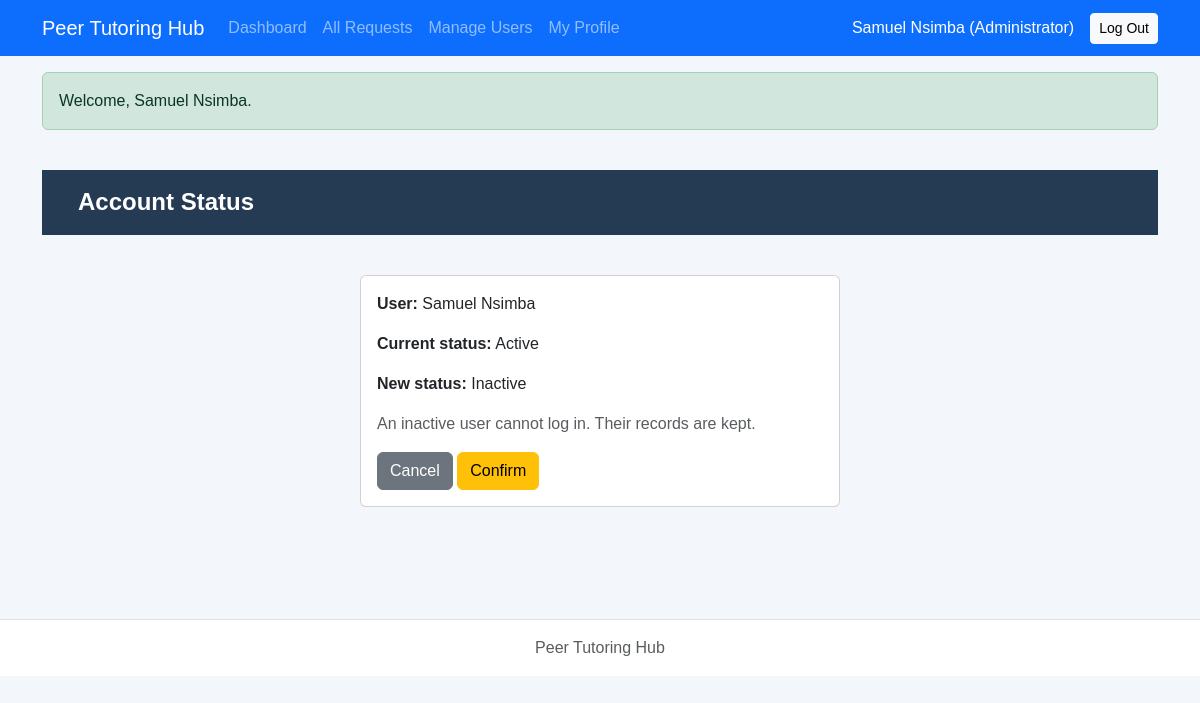
Screenshot of /php/account-status.php?user_id=1 (signed in) with the database file from the repository.
### tables this page shows
CREATE TABLE users (
    user_id       INTEGER PRIMARY KEY,
    full_name     TEXT NOT NULL,
    email         TEXT NOT NULL UNIQUE,
    password_hash TEXT NOT NULL,
    role          TEXT NOT NULL CHECK (role IN ('Student', 'Tutor', 'Administrator')),
    status        TEXT NOT NULL DEFAULT 'Active' CHECK (status IN ('Active', 'Inactive')),
    created_at    TEXT NOT NULL DEFAULT CURRENT_TIMESTAMP
);

### repositories/userPDO.php (called while the page is built, shortened)
<?php
function findUserById($pdo, $userId)
{
    $stmt = $pdo->prepare('SELECT user_id, full_name, email, password_hash, role, status, created_at FROM users WHERE user_id = ?');
    $stmt->execute([$userId]);
    return $stmt->fetch();
}
function countRequestsForUser($pdo, $userId)
{
    $stmt = $pdo->prepare('SELECT COUNT(*) FROM tutoring_requests r JOIN students s ON r.student_id = s.student_id WHERE s.user_id = ?');
    $stmt->execute([$userId]);
    return (int)$stmt->fetchColumn();
}

### services/userService.php (called while the page is built, shortened)
<?php
require_once dirname(__DIR__) . '/repositories/userPDO.php';
function publicUserFields($user)
{
    return [
        'user_id' => (int)$user['user_id'],
        'full_name' => $user['full_name'],
        'email' => $user['email'],
        'role' => $user['role'],
        'status' => $user['status'],
        'created_at' => $user['created_at'],
    ];
}
function getAccountForAdmin($pdo, $actor, $userId)
{
    $user = findUserById($pdo, (int)$userId);
    $details = publicUserFields($user);
    $details['request_count'] = countRequestsForUser($pdo, $details['user_id']);
    return $details;
}

### includes/auth.php (called while the page is built, shortened)
<?php
require_once dirname(__DIR__) . '/config/db.php';
require_once dirname(__DIR__) . '/services/userService.php';
function takeFlashes()
{
    $f = $_SESSION['flash'] ?? [];
    return $f;
}
function currentUser($pdo = null)
{
    $now = time();
    $pdo = $pdo ?: openDatabase();
    $user = findUserById($pdo, (int)$_SESSION['user_id']);
    return publicUserFields($user);
}
function requireLogin($pdo = null)
{
    $user = currentUser($pdo);
    return $user;
}
function requireRole(array $roles, $pdo = null)
{
    $user = requireLogin($pdo);
    return $user;
}
function e($value)
{
    return htmlspecialchars((string)$value, ENT_QUOTES, 'UTF-8');
}

### php/account-status.php (the view, shortened to what this page needs)
<?php
require_once __DIR__ . '/../includes/auth.php';
$admin = requireRole(['Administrator']);
$pdo = openDatabase();
$id = filter_input(($_SERVER['REQUEST_METHOD'] ?? '') === 'POST' ? INPUT_POST : INPUT_GET, 'user_id', FILTER_VALIDATE_INT);
$account = getAccountForAdmin($pdo, $admin, $id);
$newStatus = $account['status'] === 'Active' ? 'Inactive' : 'Active';
require __DIR__ . '/../includes/header.php';
require __DIR__ . '/../includes/nav.php';
?>
<main class="container py-4">
  <h1>Account Status</h1>
  <div class="card auth-card"><div class="card-body">
    <p><strong>User:</strong> <?= e($account['full_name']) ?></p>
    <p><strong>Current status:</strong> <?= e($account['status']) ?></p>
    <p><strong>New status:</strong> <?= e($newStatus) ?></p>
    <?php if ($newStatus === 'Inactive'): ?><p class="text-muted">An inactive user cannot log in. Their records are kept.</p><?php endif; ?>
    <form method="post" action="account-status.php">
      <a class="btn btn-secondary" href="user-details.php?user_id=<?= (int)$account['user_id'] ?>">Cancel</a>
      <button class="btn btn-warning" type="submit">Confirm</button>
    </form>
  </div></div>
</main>
<?php require __DIR__ . '/../includes/footer.php'; ?>

### includes/nav.php (shortened to what this page needs)
<?php
$navUser = function_exists('currentUser') ? currentUser() : null;
?>
<nav class="navbar navbar-expand-lg navbar-dark bg-primary">
  <div class="container">
    <a class="navbar-brand" href="<?= $navUser ? 'dashboard.php' : 'login.php' ?>">Peer Tutoring Hub</a>
    <div class="navbar-nav me-auto">
      <?php if ($navUser): ?>
        <a class="nav-link" href="dashboard.php">Dashboard</a>
        <?php if ($navUser['role'] === 'Student'): ?>
          <a class="nav-link" href="requests.php">My Requests</a>
          <a class="nav-link" href="request-form.php">Request a Session</a>
        <?php elseif ($navUser['role'] === 'Administrator'): ?>
          <a class="nav-link" href="requests.php">All Requests</a>
          <a class="nav-link" href="manage-users.php">Manage Users</a>
        <?php endif; ?>
        <a class="nav-link" href="profile.php">My Profile</a>
      <?php endif; ?>
    </div>
    <div class="navbar-nav align-items-center">
      <?php if ($navUser): ?>
        <span class="navbar-text text-white me-3"><?= htmlspecialchars($navUser['full_name'] . ' (' . $navUser['role'] . ')', ENT_QUOTES, 'UTF-8') ?></span>
        <form method="post" action="logout.php" class="d-inline m-0 p-0 nav-logout">
          <button type="submit" class="btn btn-sm btn-light">Log Out</button>
        </form>
      <?php else: ?>
        <a class="nav-link" href="login.php">Log In</a>
        <a class="nav-link" href="register.php">Create Account</a>
      <?php endif; ?>
    </div>
  </div>
</nav>
<?php if (function_exists('takeFlashes')): foreach (takeFlashes() as $flash): ?>
  <div class="container mt-3"><div class="alert alert-<?= htmlspecialchars($flash['type'], ENT_QUOTES, 'UTF-8') ?>"><?= htmlspecialchars($flash['message'], ENT_QUOTES, 'UTF-8') ?></div></div>
<?php endforeach; endif; ?>

### css/styles.css (style rules this page uses)
* { box-sizing: border-box; }
body { margin: 0; min-height: 100vh; font-family: Arial, Helvetica, sans-serif; color: #1f2937; background-color: #f3f6fa; }
h1 { margin: 0; padding: 18px 36px; color: #ffffff; font-size: 24px; font-weight: 700; background-color: #243b53; }
.auth-card { max-width: 480px; margin: 40px auto; }
.nav-logout { box-shadow: none; background: none; }

### rows the page displays
users: full_name+role "Samuel Nsimba (Administrator)"
users: full_name "Samuel Nsimba", status "Active", status "Inactive"

### other values shown
$flash['message'] "Welcome, Samuel Nsimba."
